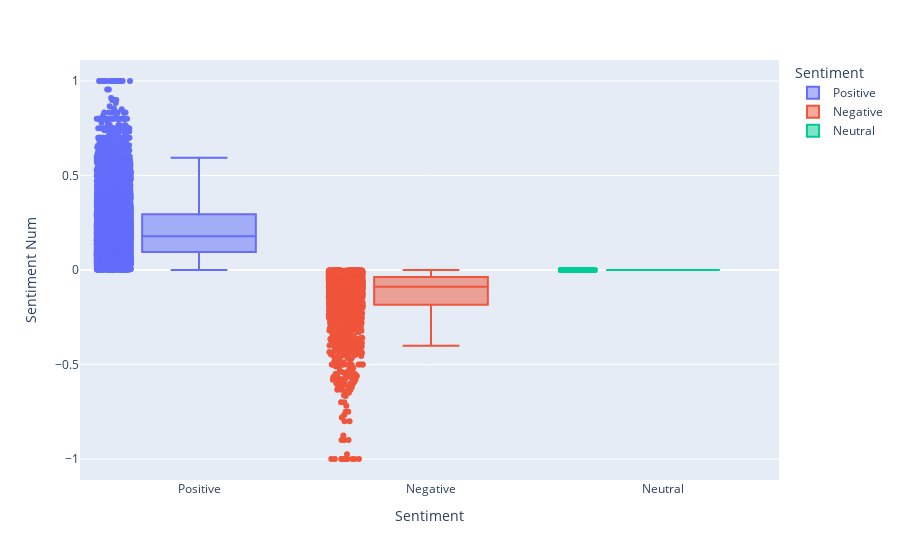

The notebook cell this image was saved under:
### Code cell
px.box(df, x="Sentiment", y = "Sentiment Num", color = "Sentiment", points = "all")

### Figure 1 — Plotly figure (JSON) as saved in the notebook; plotly's stock layout.template omitted (floating-point values rounded to 4 significant figures; data arrays with more than 128 entries replaced by an {"elided": "..."} marker saying what was removed)
{"data": [{"alignmentgroup": "True", "boxpoints": "all", "hovertemplate": "Sentiment=%{x}<br>Sentiment Num=%{y}<extra></extra>", "legendgroup": "Positive", "marker": {"color": "#636efa"}, "name": "Positive", "notched": false, "offsetgroup": "Positive", "orientation": "v", "showlegend": true, "type": "box", "x": {"elided": "7739 str values"}, "x0": " ", "xaxis": "x", "y": {"elided": "7739 float values"}, "y0": " ", "yaxis": "y"}, {"alignmentgroup": "True", "boxpoints": "all", "hovertemplate": "Sentiment=%{x}<br>Sentiment Num=%{y}<extra></extra>", "legendgroup": "Negative", "marker": {"color": "#EF553B"}, "name": "Negative", "notched": false, "offsetgroup": "Negative", "orientation": "v", "showlegend": true, "type": "box", "x": {"elided": "2112 str values"}, "x0": " ", "xaxis": "x", "y": {"elided": "2112 float values"}, "y0": " ", "yaxis": "y"}, {"alignmentgroup": "True", "boxpoints": "all", "hovertemplate": "Sentiment=%{x}<br>Sentiment Num=%{y}<extra></extra>", "legendgroup": "Neutral", "marker": {"color": "#00cc96"}, "name": "Neutral", "notched": false, "offsetgroup": "Neutral", "orientation": "v", "showlegend": true, "type": "box", "x": {"elided": "149 str values"}, "x0": " ", "xaxis": "x", "y": {"elided": "149 int values"}, "y0": " ", "yaxis": "y"}], "layout": {"boxmode": "overlay", "legend": {"title": {"text": "Sentiment"}, "tracegroupgap": 0}, "margin": {"t": 60}, "xaxis": {"anchor": "y", "categoryarray": ["Positive", "Negative", "Neutral"], "categoryorder": "array", "domain": [0, 1], "title": {"text": "Sentiment"}}, "yaxis": {"anchor": "x", "domain": [0, 1], "title": {"text": "Sentiment Num"}}}}
